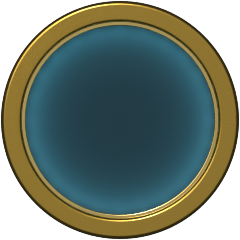
#> input picture assets/ui/aelith/dial.png, 240 x 240 px, given in place of aelith, which was not available
$ python sample_palette.py ../../assets/ui/aelith
#> lines starting #> are read from the running program, lines starting #| are printed output that depends on the picture; pictures that were not available may be replaced by others from this repository, and a replacement may not be noted
"""Sample a palette from reference screenshots by k-means over their saturated pixels.

Used for mockup 4 (console-skins) to take the Concord skin's colours from Starfleet Command and Starfleet Academy
screens (owner, 2026-10-30: "extract colorpallete from starfleet command and starfleet academy"). The screenshots are
someone else's art and are never committed; only the sampled numbers go into the design.

  python3 tools/mockups/sample_palette.py -k 8 shot1.jpg shot2.jpg:0,0,0.2,1
  (an optional box after a colon crops to fractions x0,y0,x1,y1 of the image, such as a console column)
"""

import argparse
import colorsys

import numpy as np
from PIL import Image


def pixels(spec, min_sat, min_val):
    """Saturated, lit pixels of one image (optionally cropped), as floats 0-255."""
#> called with spec = '../../assets/ui/aelith', min_sat = 0.35, min_val = 0.3
    path, _, box = spec.partition(':')
    im = Image.open(path).convert('RGB')
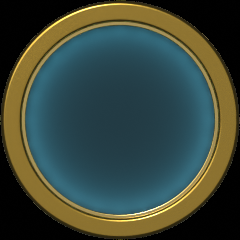
#> im: PIL image 240x240 RGB; mean R, G, B 58.9, 70.8, 59.9
    if box:
        x0, y0, x1, y1 = (float(v) for v in box.split(','))
        w, h = im.size
        im = im.crop((int(x0 * w), int(y0 * h), int(x1 * w), int(y1 * h)))
    a = np.asarray(im).reshape(-1, 3).astype(float)
    hsv = np.array([colorsys.rgb_to_hsv(*(p / 255)) for p in a])
    return a[(hsv[:, 1] > min_sat) & (hsv[:, 2] > min_val)]


def kmeans(a, k, seed=2, iterations=40):
    """Cluster colours; returns (hex, share in percent) largest first. Seeded, so a run repeats exactly."""
    rng = np.random.default_rng(seed)
    c = a[rng.choice(len(a), k, replace=False)]
    for _ in range(iterations):
        labels = ((a[:, None] - c[None]) ** 2).sum(2).argmin(1)
        c = np.array([a[labels == i].mean(0) if (labels == i).any() else c[i] for i in range(k)])
    n = np.bincount(labels, minlength=k)
#> n = [3478, 3051, 12551, 2712, 4426, 3460, 2678, 1283]
    return [('#%02x%02x%02x' % tuple(int(v) for v in c[i]), round(n[i] / len(a) * 100, 1)) for i in n.argsort()[::-1]]


def main():
    ap = argparse.ArgumentParser(description=__doc__.splitlines()[0])
    ap.add_argument('images', nargs='+', help='image paths, each optionally path:x0,y0,x1,y1')
    ap.add_argument('-k', type=int, default=8, help='number of colours')
    ap.add_argument('--min-sat', type=float, default=0.35, help='skip greys below this HSV saturation (0-1)')
    ap.add_argument('--min-val', type=float, default=0.3, help='skip darks below this HSV value (0-1)')
    args = ap.parse_args()
    a = np.vstack([pixels(s, args.min_sat, args.min_val) for s in args.images])
    for hex_, share in kmeans(a, args.k):
        print(f'{hex_}  {share:5.1f} %')
#> this loop made 8 passes
#> (hex_, share) on passes 1 to 8: ('#957c38', 37.3), ('#264550', 13.2), ('#356979', 10.3), ('#294d59', 10.3), ('#326372', 9.1), ('#2c5462', 8.1), ('#2f5c6a', 8), ('#655627', 3.8)
#| #957c38   37.3 %
#| #264550   13.2 %
#| #356979   10.3 %
#| #294d59   10.3 %
#| #326372    9.1 %
#| #2c5462    8.1 %
#| #2f5c6a    8.0 %
#| #655627    3.8 %


if __name__ == '__main__':
    main()

$ run again, on assets/ui/aelith/divider.png
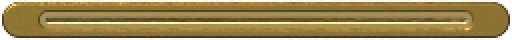
#> input picture assets/ui/aelith/divider.png, 256 x 20 px, given in place of aelith, which was not available (shown 2 times larger)
#> in pixels, `im = Image.open(path).convert('RGB')`:
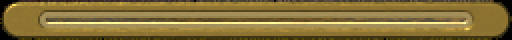
#> im: PIL image 256x20 RGB (shown 2 times larger); mean R, G, B 133.8, 112.8, 57.5
#> n = [347, 674, 358, 1496, 212, 220, 868, 125]
#> the loop in main, `for hex_, share in kmeans(a, args.k):` made 8 passes
#> (hex_, share) on passes 1 to 8: ('#8c7231', 34.8), ('#a38f59', 20.2), ('#5d4d25', 15.7), ('#a5863a', 8.3), ('#9b7e36', 8.1), ('#96824d', 5.1), ('#fef092', 4.9), ('#b39340', 2.9)
#> (printed output is left out)
